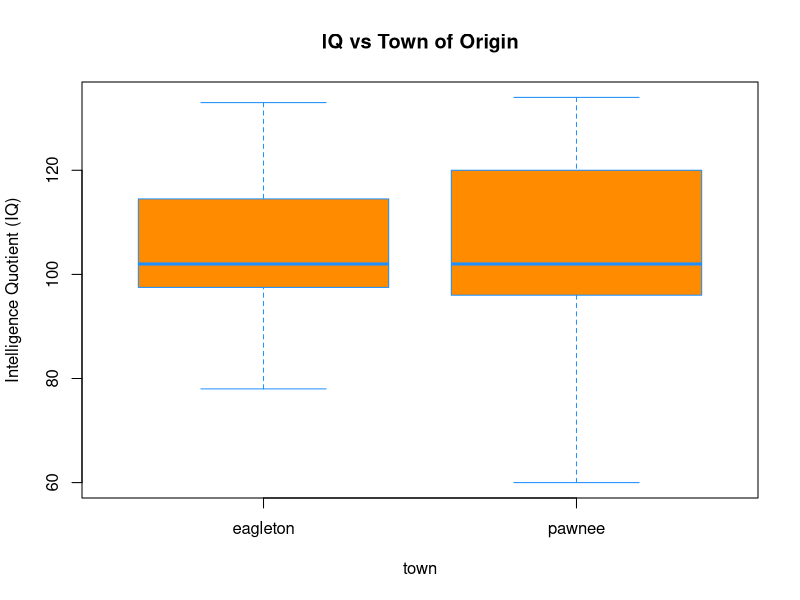
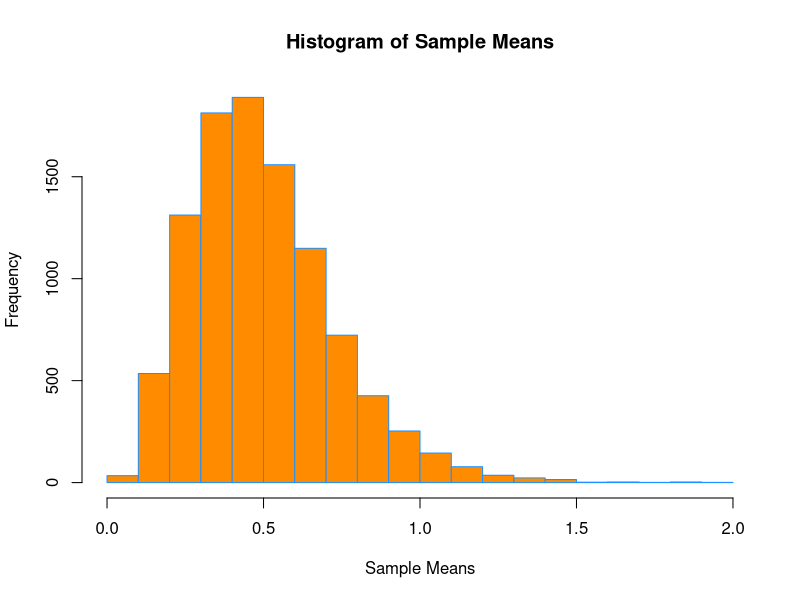
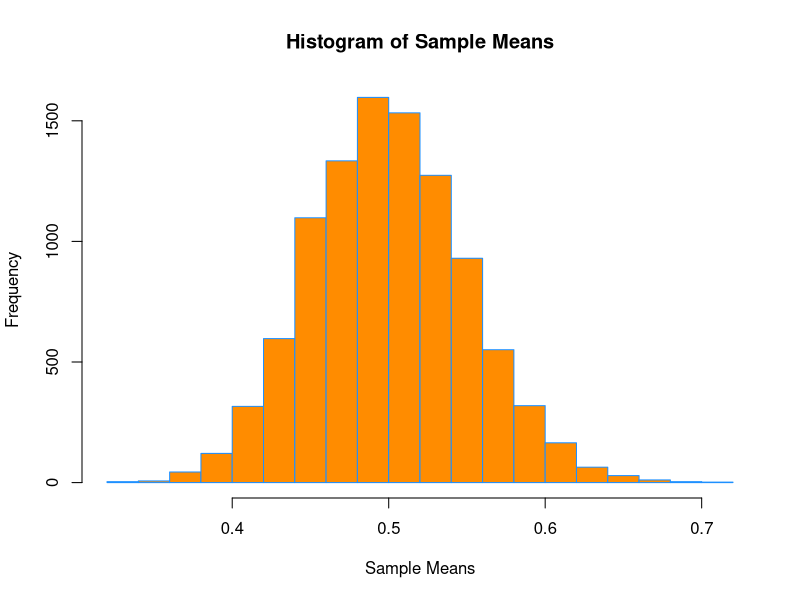
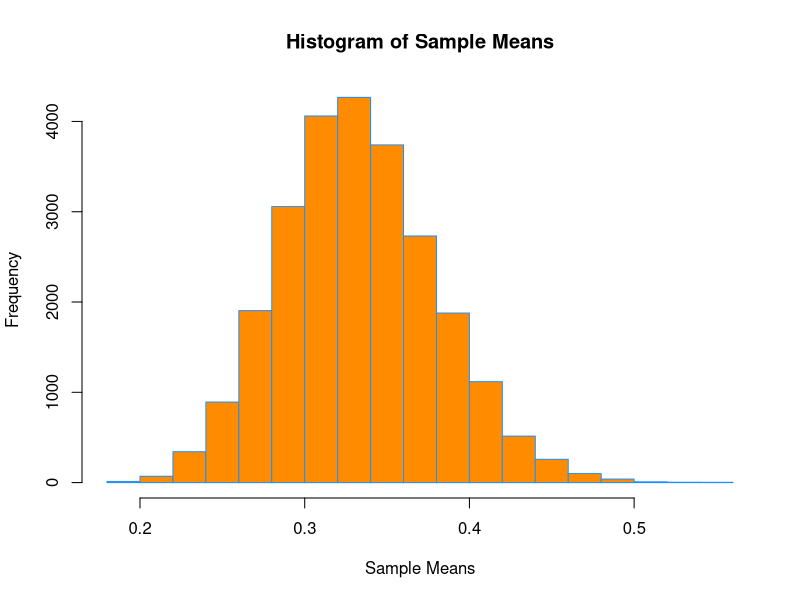
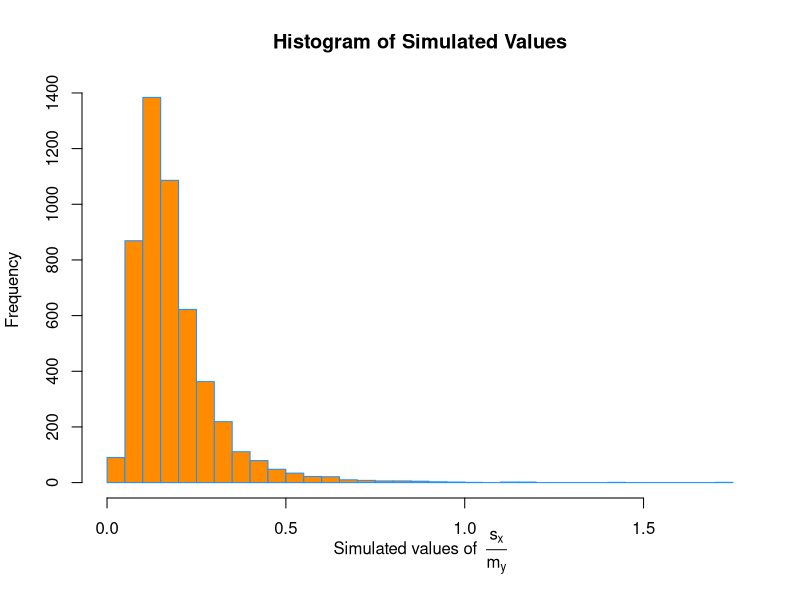

Here is the R script that generated these plots, in order:
## ---- chunk 1
a = 1:10
b = 10:1
c = rep(1, times = 10)
d = 2 ^ (1:10)
## ---- chunk 2
sum_of_squares = function(x) {
  sum(x ^ 2)
}

sum_of_squares(x = a)
sum_of_squares(x = c(c, d))
## ---- chunk 3
sum_of_power = function(x, p = 2) {
  sum(x ^ p)
}

sum_of_power(x = a)
sum_of_power(x = a, p = 3)
sum_of_power(x = a, p = a)
sum_of_power(x = a, p = c(1, 2))
## ---- chunk 4
rms_diff = function(x, y) {
  sqrt(mean((x - y) ^ 2))
}

rms_diff(x = a, y = b)
rms_diff(x = d, y = c)
rms_diff(x = d, y = 1)
rms_diff(x = a, y = 0) ^ 2 * length(a)
## ---- chunk 5
intelligence = read.csv("intelligence.csv")
## ---- chunk 6
boxplot(iq ~ town, data = intelligence,
     ylab   = "Intelligence Quotient (IQ)",
     main   = "IQ vs Town of Origin",
     pch    = 20,
     cex    = 2,
     col    = "darkorange",
     border = "dodgerblue")
## ---- chunk 7
(iq_t_test = t.test(iq ~ town, data = intelligence, alternative = "greater"))
## ---- chunk 8
t.test(iq ~ town, data = intelligence)
## ---- chunk 9
do_t_test = function(x, mu = 0) {
  n     = length(x)
  t     = (mean(x) - mu) / (sd(x) / sqrt(n))
  t_abs = abs(t)
  pval  = 2 * pt(t_abs, df = n - 1, lower.tail = FALSE)
  c(t, pval)
}
## ---- chunk 10
do_t_test = function(x, mu = 0) {
  n    = length(x)
  t    = (mean(x) - mu) / (sd(x) / sqrt(n))
  pval = 2 * min(pt(t, df = n - 1, lower.tail = FALSE), pt(t, df = n - 1))
  c(t, pval)
}
## ---- chunk 11
make_decision = function(pval, alpha = 0.05) {
  ifelse(pval < alpha, "Reject!", "Fail to Reject.")
}
## ---- chunk 12
set.seed(114)
y = rnorm(25, 1.4, 1)
pval = do_t_test(y, mu = 2)[2]
pval
make_decision(pval, alpha = 0.10)
## ---- chunk 13
t.test(y, mu = 2)$p.value
## ---- chunk 14
birthday = 18760613
set.seed(birthday)
## ---- chunk 15
num_samples = 10000
sample_size = 5
lambda      = 2

x_bars = rep(0, num_samples)
for (i in 1:num_samples) {
  x_bars[i] = mean(rexp(n = sample_size, rate = lambda))
}

hist(x_bars,
     main   = "Histogram of Sample Means", 
     xlab   = "Sample Means", 
     col    = "darkorange", 
     border = "dodgerblue")
## ---- chunk 16
num_samples = 10000
sample_size = 100
lambda      = 2

x_bars = replicate(num_samples, mean(rexp(n = sample_size, rate = lambda)))

hist(x_bars,
     main   = "Histogram of Sample Means", 
     xlab   = "Sample Means", 
     col    = "darkorange", 
     border = "dodgerblue")
## ---- chunk 17
sim_xbars_exp = function(num_samples = 1000, sample_size = 10, lambda = 1) {
  
  replicate(num_samples, mean(rexp(n = sample_size, rate = lambda)))
  
}

x_bars = sim_xbars_exp(num_samples = 25000, sample_size = 50, lambda = 3)

hist(x_bars,
     main   = "Histogram of Sample Means", 
     xlab   = "Sample Means", 
     col    = "darkorange", 
     border = "dodgerblue")
## ---- chunk 18
set.seed(birthday)
sims = replicate(5000, sd(rexp(n = 10, rate = 2)) / median(rpois(n = 5, lambda = 3)))
hist(sims, breaks = 25, 
     xlab = expression("Simulated values of " ~ frac(s[x], m[y])),
     main = "Histogram of Simulated Values",
     col = "darkorange",
     border = "dodgerblue")
